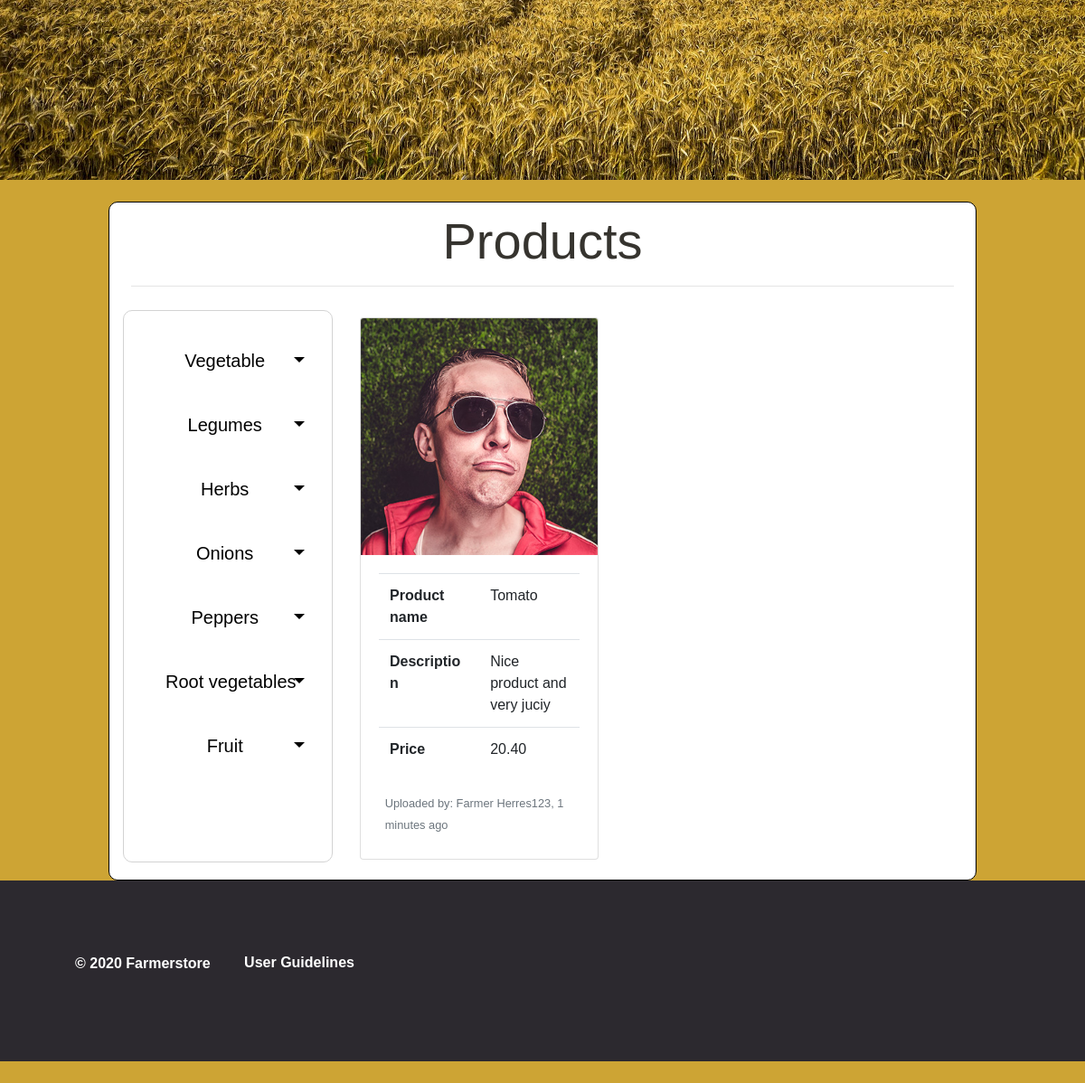
The page /profile/ (lower part) on the database as committed earlier.
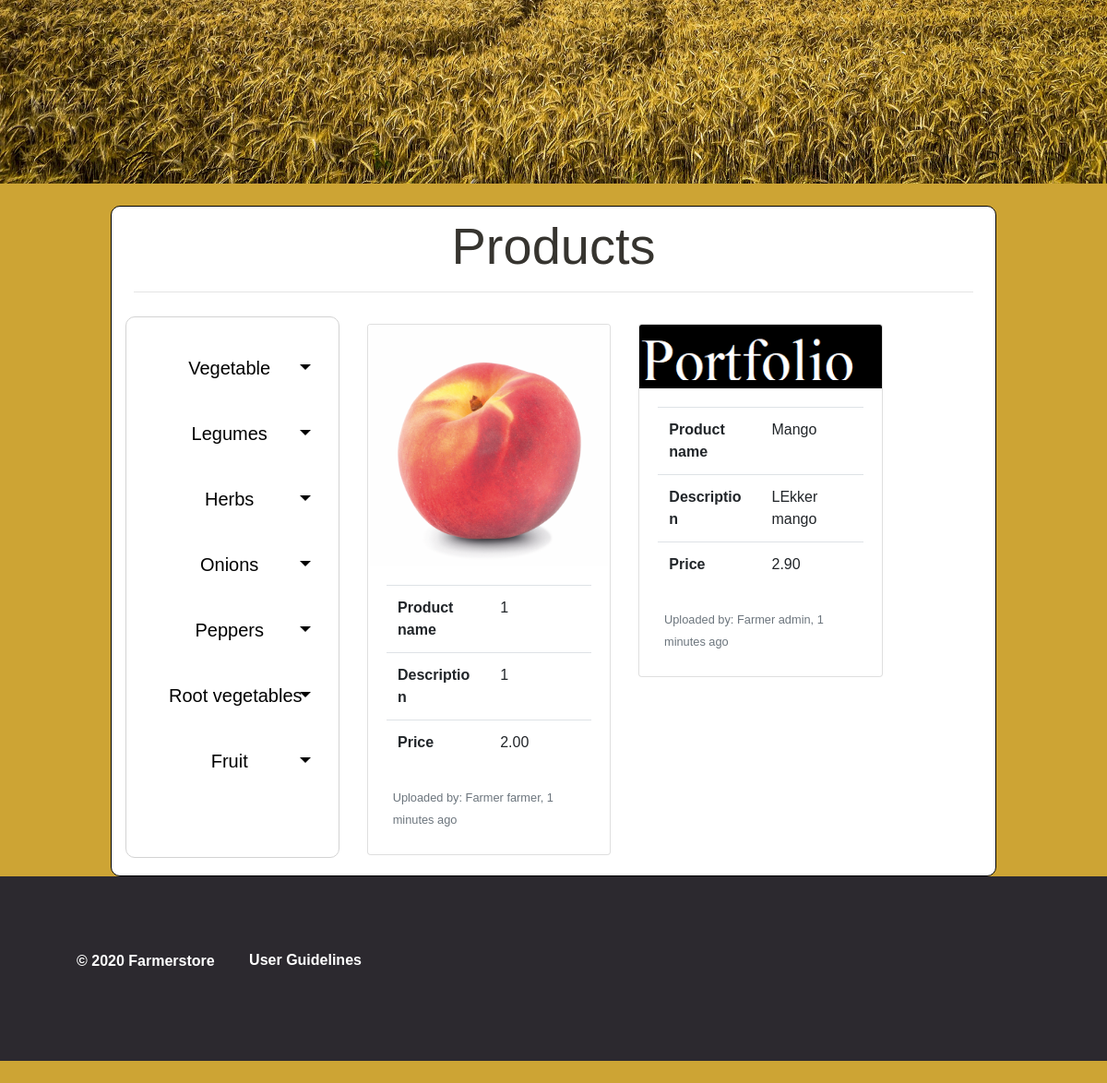
The same page on the database as committed later.
### user_profile/models.py (models this page shows, shortened)
class Product(models.Model):
    product_name = models.CharField(max_length=200,choices=CHOICES,blank=False, default='artichoke')
    product_description = models.CharField(max_length=300)
    product_price = models.DecimalField(max_digits=6, decimal_places=2)
    product_user = models.ForeignKey(User, on_delete=models.CASCADE)
    stock = models.PositiveIntegerField(validators=[MinValueValidator(1)],default=1)
    product_picture = models.ImageField(blank=True, upload_to='images/')

### user_profile/views.py (the view, shortened to what this page needs)
# urls.py: path('profile/', include('user_profile.urls')),
def user_profile(request):
    template_name = 'user_profile/product.html'
    form = ProductForm()
    form2 = ReviewForm()
    search = {"Vegetable": ["artichoke", "aubergine","asparagus","broccoflower","broccoli","brussels sprouts","cabbage","cauliflower","celery","endive","bok choy","kale","mustard greens","spinach","lettuce","arugula","mushrooms","Mais","Wheat","radicchio","rhubarb","corn","topinambur","tat soi","tomato"],
              "Legumes":["alfalfa","azuki beans","black beans","bean sprouts","black-eyed peas","green beans","kidney beans","lentils","peanuts","soy beans","peas"],
              "Herbs":["anise","basil","caraway","coriander","chamomile","dill","fennel","lavender", "Cymbopogon","marjoram","oregano","parsley","rosemary","sage","thyme"],
              "Onions":["Chives","Garlic","Leek","onion","shallot","scallion"],
              "Peppers":["bell pepper","Jalapeño","Habanero","Paprika","Tabasco pepper","Cayenne pepper"],
              "Root vegetables":["beetroot","carrot","celeriac","corms","ginger","parsnip","rutabaga","radish","wasabi","potato","sweet potato","yam","turnip"],
              "Fruit": ["Açaí","Akee","Apple","Apricot","Avocado","Banana","Blackberry","Blackcurrant","Blueberry","Crab apple","Cherry","Coconut","Cranberry","Date","Dragonfruit","Grape",
              "Grapefruit","Guava","Kiwifruit","Lemon","Lime","Lychee","Mango","Cataloupe Melon","Watermelon","Honeydew Melon","Nectarine","Blood orange","Mandarine","Clementine Orange","Papaya",
              "Passionfruit","Peach","Pear","Persimmon","Plantain","Prune","Pineapple","Plumcot","Pomegranate","Pomelo","Raspberry","Redcurrant","Strawberry","White currant"]}
    context = {'product': Product.objects.all(), 'review': productReview.objects.all(), "data": search,'navigation':'products', 'form': form, 'reviewform':form2}
    return render(request, template_name, context)

### home_page/context_processors.py (called while the page is built)
def context_variable(request):
    return {"farmer": Farmer.objects.filter()}

### user_profile/templates/user_profile/product.html (shortened to what the changed rows need)
{% extends 'home_page/base.html' %} {%load static%}
{% load crispy_forms_tags %}{%block styles%}
<link rel="stylesheet" href="{% static 'home_page/home.css'%}" />
<link rel="stylesheet" href="{% static 'user_profile/form.css'%}" >
<link rel="stylesheet" href="{% static 'user_profile/category.css'%}" >
{%endblock styles%}
{%block content%}
<div class="container-fluid" style="background-color:white !important; border:1px solid black; width:80%; border-radius:10px;">
{% if result %}
<div class="container">
  <div class="row">
    <div class="col-md-4">
      <div class="container">
        <div class="row">
          {% if data %}
            <div class="col-md-12">
            <form action="{% url 'category' %}" method="GET">
            {% for key, value in data.items %}
                <input type="submit" value="{{key}}" name="category" class="btn btn-secondary mt-1"></input>
              {% for x in value %}
                  <input type="submit" value="{{x}}" name="category" class="btn btn-primary mt-1"/>
              {% endfor %}
            {% endfor %}
            </form>
            </div>
          {% endif %}
        </div>
      </div>
    </div>
    <div class="col-md-8">
      <div class="container">
        <div class="row">
          {% for x in result %}
          <div class="col-md-6 mt-2">
            <div class="card" style="width:100% !important;">
              <a href="#" class="stretched-link" style="color:black;text-decoration: none;">
                  {% if x.product_picture %}
                  <img class="card-img-top" src="{{ x.product_picture.url }}" alt="Card image cap" />
                  {% else %}
                  <img class="card-img-top" src="{% static 'home_page/mais.jpg' %}" alt="Card image cap" />
                  {% endif %}
                <div class="card-body">
                  <table class="table">
                    <tbody>
                      <tr>
                        <th>Product name</th>
                        <td id="prodname" style="width: 30%">{{x.product_name}}</td>
                      </tr>
                      <tr>
                        <th>Description</th>
                        <td style="width: 30%">{{x.product_description}}</td>
                      </tr>
                      <tr>
                        <th>Price</th>
                        <td style="width: 30%">{{x.product_price}}</td>
                      </tr>
                    </tbody>
                  </table>
                  <p class="card-text"><small class="text-muted">Uploaded by: Farmer {{x.product_user}}, 1 minutes ago</small></p>
                </div>
              </a>
            </div>
          </div>
          {% endfor %}
        </div>
      </div>
    </div>
  </div>
</div>
{% else %}
<div class="container-fluid" style="margin-bottom: 2%;">
  <div class="row">
    <div class="col-md-3 sidenav">
      <div class="container">
        <div class="row">
          {% if data %}
            <div class="col">
            <form action="{% url 'category' %}" method="GET">
              {% for key, value in data.items %}
              <a class="dropdown-btn btn dropdown-toggle">
                <button class="cat-name" type="submit" value="{{key}}" name="category">
                  {{key}}
                </button>
              </a>
              {% endfor %}
            </form>
            </div>
          {% endif %}
        </div>
      </div>
    </div>
    <div class="col-md-8">
      <div class="container">
        <div class="row">
          {% for prod in product %}
          <div class="col-md-6 mt-2">
            <div class="card" style="width:100% !important;">
              <a class="stretched-link open-modal" id="myBtn{{prod.id}}" style="color:black;text-decoration: none;" data-toggle="modal" data-target="#myModal{{ prod.id }}">
                {% if prod.product_picture %}
                  <img class="card-img-top" src="{{ prod.product_picture.url }}" alt="Card image cap" />
                  {% else %}
                  <img class="card-img-top" src="{% static 'home_page/mais.jpg' %}" alt="Card image cap" />
                  {% endif %}
                <div class="card-body">
                  <table class="table" style="table-layout: fixed;">
                    <tbody>
                      <tr class="prodName">
                        <th>Product name</th>
                        <td style="word-wrap: break-word">{{prod.product_name}}</td>
                      </tr>
                      <tr class="prodDesc">
                        <th>Description</th>
                        <td style="word-wrap: break-word">{{prod.product_description}}</td>
                      </tr>
                      <tr class="prodPrice">
                        <th>Price</th>
                        <td style="word-wrap: break-word">{{prod.product_price}}</td>
                      </tr>
                    </tbody>
                  </table>
                  <p class="card-text"><small class="text-muted">Uploaded by: Farmer {{prod.product_user}}, 1 minutes ago</small></p>
                </div>
              </a>
            </div>
          </div>
          {%endfor%}
        </div>
      </div>
    </div>
  </div>
  {%endif%}
</div>
{%endblock content%}

Rows that differ between the two databases and show on the page:
changed Product: product_picture: a different picture; product_name "Tomato" → "1"; product_description "Nice product and very juciy" → "1"; product_price "20.40" → "2.00"; product_user "Herres123" → "farmer"
added Product: product_picture (picture), product_name "Mango", product_description "LEkker mango", product_price "2.90", product_user "admin"
